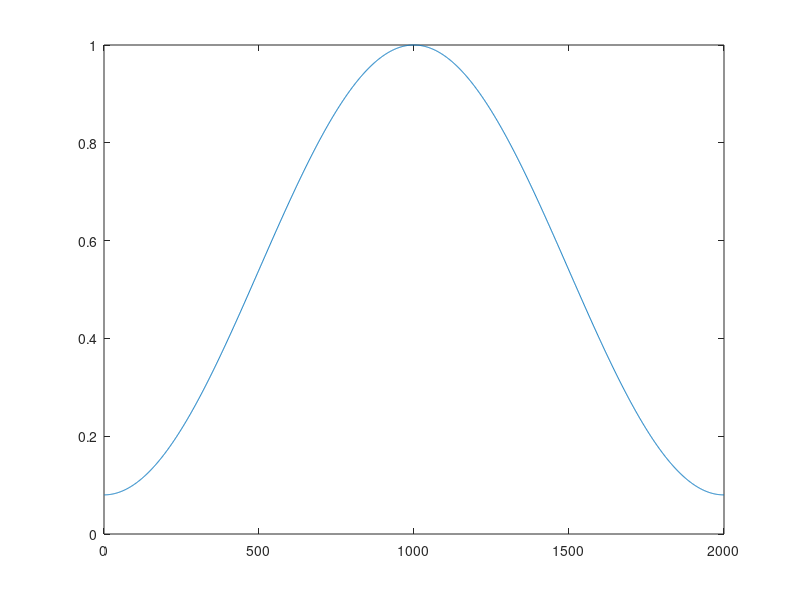

Reproduce this figure in MATLAB.
close all;
N = 2001;
%x = zeros(1,N);
w = zeros(1,N);

for i=1:N
    w(i) = 0.54 - 0.46 * cos((2*3.141592*i)/(N-1));
end
plot(1:N,w);
axis([0 N 0 1])


